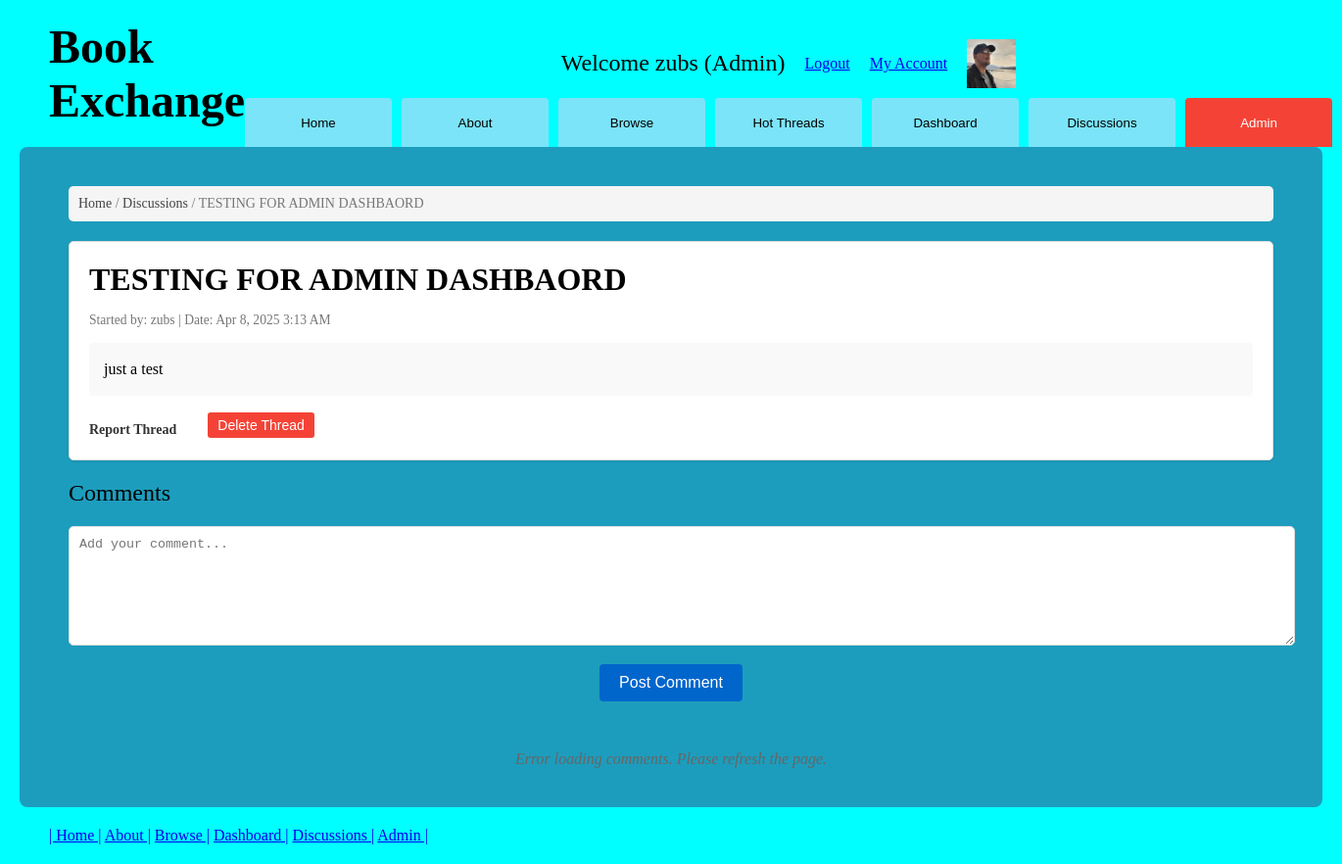
Page /thread.php?id=4 (signed in) on the committed database.
### tables this page shows
CREATE TABLE `threads` (
  `thread_id` int(11) NOT NULL,
  `title` varchar(100) NOT NULL,
  `username` varchar(25) NOT NULL,
  `book_id` int(11) DEFAULT NULL,
  `content` text NOT NULL,
  `created_at` timestamp NOT NULL DEFAULT current_timestamp(),
  `updated_at` timestamp NOT NULL DEFAULT current_timestamp() ON UPDATE current_timestamp()
);

### thread.php (the view, shortened to what this page needs)
<?php
$thread_id = isset($_GET['id']) ? $_GET['id'] : 0;
$thread = null;
$threadAuthor = null;
try {
    $pdo = new PDO(DBCONNSTRING, DBUSER, DBPASS);
    $pdo->setAttribute(PDO::ATTR_ERRMODE, PDO::ERRMODE_EXCEPTION);
    $sql = "SELECT * FROM threads WHERE thread_id = :thread_id";
    $stmt = $pdo->prepare($sql);
    $stmt->bindParam(':thread_id', $thread_id, PDO::PARAM_INT);
    $stmt->execute();
    $thread = $stmt->fetch(PDO::FETCH_ASSOC);
    $threadAuthor = $thread['username'];
} catch(PDOException $e) {
    echo '<p>Error: ' . $e->getMessage() . '</p>';
    exit;
}
include('includes/header.php');
?>
<div class="main-container">
    <div class="breadcrumb">
        <a href="home.php">Home</a> /
        <a href="threads.php">Discussions</a> /
        <span><?php echo htmlspecialchars($thread['title']); ?></span>
    </div>
    <div class="thread-detail">
        <h2><?php echo htmlspecialchars($thread['title']); ?></h2>
        <p class="thread-meta">
            Started by: <?php echo htmlspecialchars($threadAuthor); ?> |
            Date: <?php echo date('M j, Y g:i A', strtotime($thread['created_at'])); ?>
        </p>
        <div class="thread-content">
            <?php echo nl2br(htmlspecialchars($thread['content'])); ?>
        </div>
        <div class="thread-actions">
            <?php if (isset($_SESSION['username'])): ?>
                <a href="#" class="report-link" data-toggle="modal" data-target="#reportModal"
                   data-type="thread" data-id="<?php echo $thread_id; ?>">Report Thread</a>
                <?php if (isset($_SESSION['type']) && $_SESSION['type'] === 'admin'): ?>
                    <form action="admin_actions.php" method="post" class="admin-thread-action" style="display: inline-block; margin-left: 15px;">
                        <button type="submit" class="delete-button" onclick="return confirm('Are you sure you want to delete this thread? All comments will be deleted as well. This action cannot be undone.')">Delete Thread</button>
                    </form>
                <?php endif; ?>
            <?php endif; ?>
        </div>
    </div>
    <h3>Comments</h3>
    <?php if (isset($_SESSION['username'])): ?>
        <div class="comment-form">
            <form id="add-comment-form" method="post">
                <div class="form-group">
                    <textarea id="comment-content" name="content" placeholder="Add your comment..." required></textarea>
                </div>
                <div class="form-buttons">
                    <button type="submit" class="submit">Post Comment</button>
                </div>
            </form>
        </div>
    <?php else: ?>
        <p><a href="login.php">Login</a> to post comments.</p>
    <?php endif; ?>
    <div id="comments-container">
        <div class="loading-comments">Loading comments...</div>
    </div>
</div>
<?php
include('includes/footer.php');
?>

### css/stylesheet.css (style rules this page uses)
html, body, header, footer, hgroup, nav, article, section, figure, figcaption, h1, h2, h3, ul, li, body, div, p, img { margin: 0; padding: 0; font-size: 100%; vertical-align: baseline; border: 0; }
body { background-color: aqua; }
h2 { font-size: 2em; }
h3 { font-size: 1.5em; font-weight: normal; }
.breadcrumb { margin: 20px 0; padding: 10px; background-color: #f0f0f0; border-radius: 5px; }
.breadcrumb a { color: #333; text-decoration: none; }
.thread-meta { color: #666; font-size: 0.9em; margin: 5px 0; }
.thread-detail { padding: 20px; margin-bottom: 20px; background-color: rgb(124, 228, 249); border-radius: 8px; box-shadow: 0 2px 4px rgba(0, 0, 0, 0.1); }
.thread-content { margin-top: 15px; line-height: 1.6; }
.comment-form { margin: 20px 0; }
.comment-form textarea { width: 100%; min-height: 100px; padding: 10px; border-radius: 5px; border: 1px solid #ccc; resize: vertical; }
.loading-comments { text-align: center; padding: 20px; color: #666; font-style: italic; }
#comments-container { margin-top: 20px; }
.comment-form { margin-bottom: 30px; }
#comment-content { width: 100%; min-height: 100px; padding: 10px; border: 1px solid #ddd; border-radius: 5px; resize: vertical; }
.thread-meta { font-size: 0.85em; color: #777; margin-bottom: 10px; }
.breadcrumb { margin-bottom: 20px; padding: 10px; background-color: #f5f5f5; border-radius: 5px; font-size: 0.9em; }
.breadcrumb a { color: #3498db; text-decoration: none; }
.breadcrumb span { color: #777; }
.view-button, .promote-button, .demote-button, .delete-button { display: inline-block; padding: 5px 10px; margin: 2px; border: none; border-radius: 4px; cursor: pointer; font-size: 14px; text-decoration: none; text-align: center; }
.delete-button { background-color: #f44336; color: white; }
.breadcrumb { margin-bottom: 20px; font-size: 14px; color: #777; }
.breadcrumb a { color: #444; text-decoration: none; }
.report-link { display: inline-block; color: #f44336; text-decoration: none; margin-top: 10px; font-size: 0.9em; }
.form-buttons { margin-top: 15px; width: 100%; display: flex; justify-content: center; }
.form-buttons .submit { background-color: #0066cc; color: white; border: none; padding: 10px 20px; border-radius: 4px; cursor: pointer; font-size: 16px; transition: background-color 0.3s; }

### thread.php (style rules this page uses)
.report-link { position: relative; top: 0; }
.admin-thread-action .delete-button { background-color: #f44336; color: white; border: none; padding: 5px 10px; border-radius: 3px; cursor: pointer; font-size: 14px; }
.thread-detail { background-color: white; border: 1px solid #ddd; padding: 20px; margin-bottom: 20px; border-radius: 5px; box-shadow: 0 1px 3px rgba(0,0,0,0.1); }
.thread-content { background-color: #f9f9f9; padding: 15px; margin: 15px 0; border-radius: 4px; line-height: 1.5; }
.thread-actions { display: flex; align-items: center; margin-top: 15px; }
.thread-actions a { margin-right: 15px; display: inline-block; text-decoration: none; color: #333; font-weight: bold; font-size: 14px; transition: color 0.2s ease; }

### rows in the picture
threads: title "TESTING FOR ADMIN DASHBAORD", username "zubs", created_at "Apr 8, 2025 3:13 AM", content "just a test"

### other values in the picture
$_SESSION['username'] "zubs"
$welcomeText "(Admin)"
